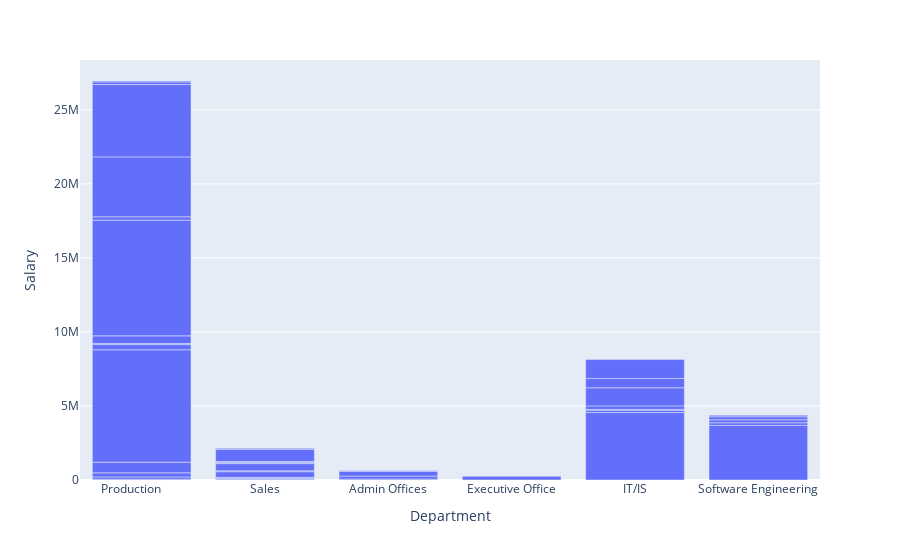

Notebook source saved alongside this figure:
### Code cell
import plotly.express as px
px.bar(Total_Salary,x= Total_Salary['Department'],y= Total_Salary['Salary'])

### Figure 1 — Plotly figure (JSON) as saved in the notebook; plotly's stock layout.template omitted (floating-point values rounded to 4 significant figures)
{"data": [{"alignmentgroup": "True", "hovertemplate": "Department=%{x}<br>Salary=%{y}<extra></extra>", "legendgroup": "", "marker": {"color": "#636efa", "pattern": {"shape": ""}}, "name": "", "offsetgroup": "", "orientation": "v", "showlegend": false, "textposition": "auto", "type": "bar", "x": ["Production       ", "Sales", "Admin Offices", "Production       ", "Production       ", "Sales", "Production       ", "Sales", "Admin Offices", "Executive Office", "IT/IS", "Production       ", "Sales", "Software Engineering", "IT/IS", "Production       ", "IT/IS", "Production       ", "Sales", "IT/IS", "Production       ", "Admin Offices", "IT/IS", "Production       ", "Sales", "Software Engineering", "Production       ", "Sales", "IT/IS", "Production       ", "Sales", "Software Engineering", "Admin Offices", "IT/IS", "Production       ", "Sales", "Software Engineering", "Production       ", "Software Engineering", "Production       ", "Sales"], "xaxis": "x", "y": [56847, 59231, 63000, 151133, 274197, 58273, 721070, 64397, 201191, 250000, 4556547, 7593487, 378808, 3688462, 157000, 349465, 53366, 68898, 61568, 236433, 520895, 318933, 1226105, 7813566, 484385, 176759, 224607, 72992, 630892, 4049061, 74241, 201976, 63003, 1274068, 4885194, 816817, 206887, 176859, 99280, 64057, 70187], "yaxis": "y"}], "layout": {"autosize": true, "barmode": "relative", "legend": {"tracegroupgap": 0}, "margin": {"t": 60}, "xaxis": {"anchor": "y", "autorange": true, "domain": [0, 1], "range": [-0.5, 5.5], "title": {"text": "Department"}, "type": "category"}, "yaxis": {"anchor": "x", "autorange": true, "domain": [0, 1], "range": [0, 28370000.0], "title": {"text": "Salary"}, "type": "linear"}}}
